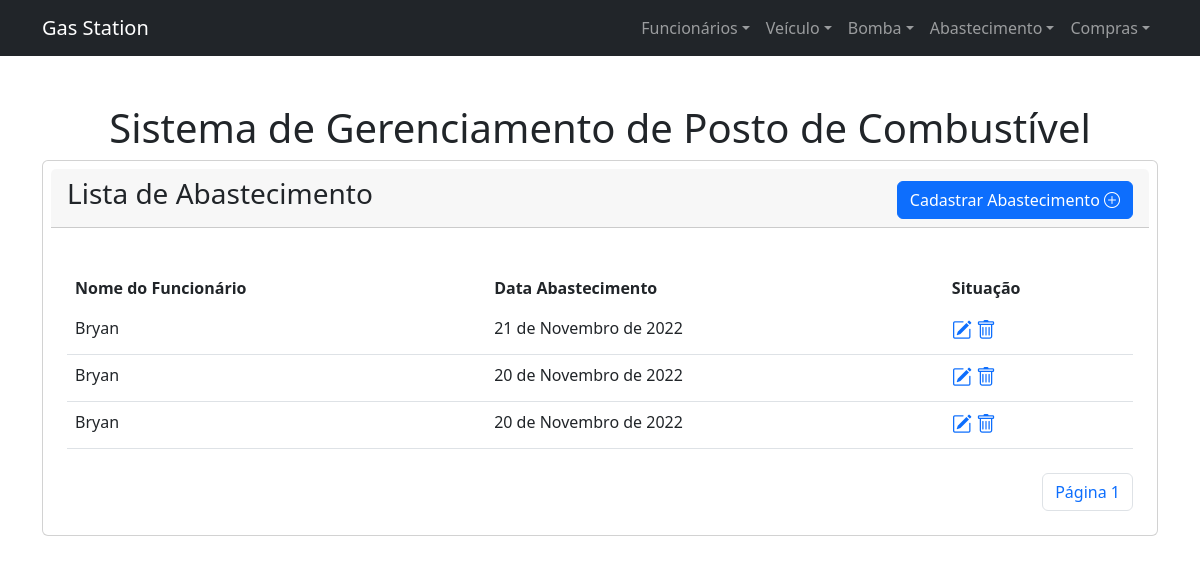
Page /abastecimento-list/ on the committed database.
### pump/models.py (models this page shows, shortened)
class Abastecimento(models.Model):
    datAbastecimento = models.DateField(null=False, blank=False)
    qtd_litro = models.IntegerField(null=False, blank=False)
    km_odometro = models.IntegerField(null=False, blank=False)
    nomeFuncionario = models.ForeignKey(Funcionario, on_delete=models.CASCADE)
    tipoGas = models.ForeignKey(Bomba, on_delete=models.CASCADE,null=True)
    placa = models.ForeignKey(Veiculo, on_delete=models.CASCADE,null=True)

class Funcionario (models.Model):
    nome = models.CharField(max_length=100, null=False, blank=False)
    cpf = models.CharField(max_length=11, null=False, blank=False)
    def __str__(self):
        return self.nome

### pump/views.py (the view)
# urls.py: path('abastecimento-list/', AbastecimentoListView.as_view(), name='abastecimento-list'),
class AbastecimentoListView(ListView):
    template_name = 'abastecimento-list.html'
    model = Abastecimento
    paginate_by = 10
    context_object_name = 'abastecimentos'
    def get_queryset(self):
        query = self.request.GET.get('search')
        if query:
            return Abastecimento.objects.filter(coren__icontains=query)
        else:
            return Abastecimento.objects.all().order_by()

### pump/templates/abastecimento-list.html (shortened to what this page needs)
{% extends "index.html" %}
{% block middle-content %}
<section class="section">
    <div class="card p-2">
        <div class="card-header mb-4">
            <div class="d-flex flex-row justify-content-between">
                <div class="w-50">
                    <h4 class="card-title fs-3">Lista de Abastecimento</h4>
                </div>
                <div class="align-self-end">
                    <div class="d-flex flex-row">
                        <a class="btn icon icon-left btn-primary d-flex flex-row align-items-center" href="{% url 'pump:create-abastecimento' %}">
                            <span>Cadastrar Abastecimento</span>
                            <i class="bi bi-plus-circle"></i>
                        </a>
                    </div>
                </div>
            </div>
        </div>
        <div class="card-body">
            {% if abastecimentos %}
            <table class="table table-borderless">
                <thead>
                    <tr>
                        <th scope="col">Nome do Funcionário</th>
                        <th scope="col">Data Abastecimento</th>
                        <th scope="col" colspan="2">Situação</th>
                    </tr>
                </thead>
                {% for a in abastecimentos %}
                <tbody>
                    <tr class="border-bottom">
                        <td>{{ a.nomeFuncionario  }}</td>
                        <td>{{ a.datAbastecimento }}</td>
                        <td class="d-flex flex-row justify-content">
                            <a href="{% url 'pump:update-abastecimento' pk=a.id %}">
                                <i class="bi bi-pencil-square fs-5"></i></a>
                            <a href="{% url 'pump:delete-abastecimento' pk=a.id %}">
                                <i class="bi bi-trash fs-5"></i></a>
                        </td>
                    </tr>
                </tbody>
                {% endfor %}
            </table>
            {% else %}
            <p>Não há registros por aqui.</p>
            {% endif %}
            <ul class="pagination pagination-primary justify-content-end mb-0 mt-4">
                <li class="page-item">
                    <a class="page-link" href="#">Página {{ page_obj.number }}</a>
                </li>
            </ul>
        </div>
    </div>
</section>
{% endblock middle-content %}

### rows in the picture
Abastecimento: nomeFuncionario "Bryan", datAbastecimento "21 de Novembro de 2022"
Abastecimento: nomeFuncionario "Bryan", datAbastecimento "20 de Novembro de 2022"
Abastecimento: nomeFuncionario "Bryan", datAbastecimento "20 de Novembro de 2022"

### other values in the picture
{{ page_obj.number }} "1"
